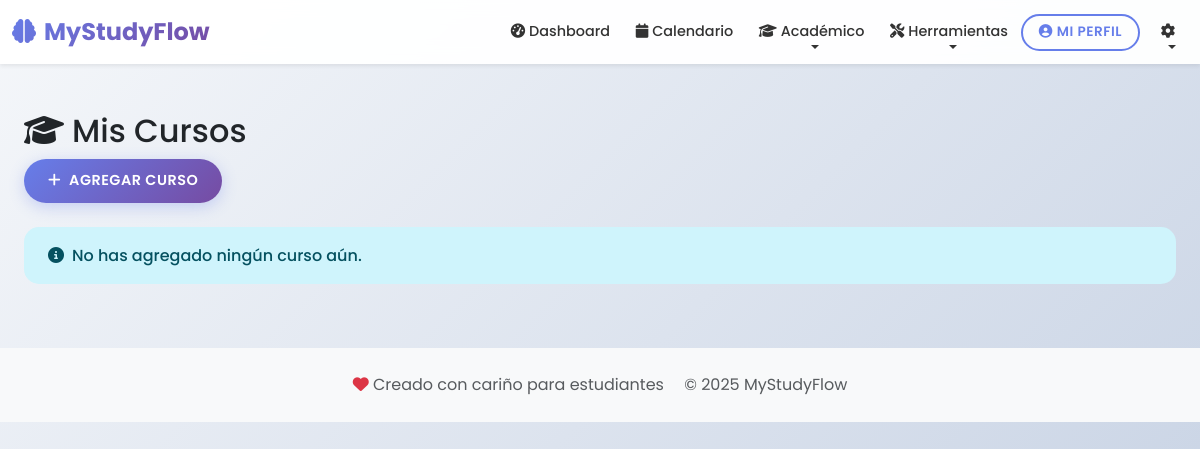
The app's page /cursos/ (signed in), older data.
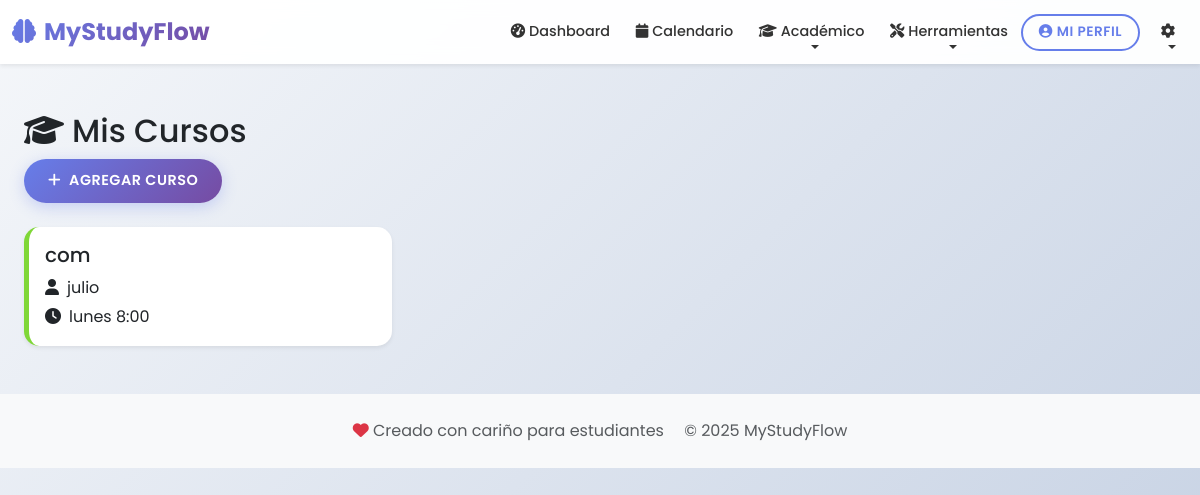
The same page, newer data.
### studyflow/models.py (models this page shows, shortened)
class Curso(models.Model):
    usuario = models.ForeignKey(User, on_delete=models.CASCADE)
    nombre = models.CharField(max_length=100)
    profesor = models.CharField(max_length=100, blank=True)
    horario = models.CharField(max_length=200, blank=True, help_text="Ejemplo: Lunes y Miércoles 10:00-12:00")
    color = models.CharField(max_length=20, default='#3788d8')

### studyflow/views.py (the view, shortened to what this page needs)
# urls.py: path('cursos/', views.lista_cursos, name='lista_cursos'),
@login_required
def lista_cursos(request):
    cursos = Curso.objects.filter(usuario=request.user)
    return render(request, 'studyflow/cursos.html', {'cursos': cursos})

### studyflow/templates/studyflow/cursos.html (shortened to what this page needs)
{% extends 'base.html' %}
{% block content %}
<div class="container">
    <div class="row mb-4">
        <div class="col">
            <h2>
                <i class="fas fa-graduation-cap me-2"></i>Mis Cursos
            </h2>
            <button class="btn btn-primary" data-bs-toggle="modal" data-bs-target="#nuevoCursoModal">
                <i class="fas fa-plus me-2"></i>Agregar Curso
            </button>
        </div>
    </div>
    <div class="row g-4">
        {% for curso in cursos %}
        <div class="col-md-4">
            <div class="card h-100 shadow-sm" style="border-left: 5px solid {{ curso.color }}">
                <div class="card-body">
                    <h5 class="card-title">{{ curso.nombre }}</h5>
                    {% if curso.profesor %}
                    <p class="mb-1">
                        <i class="fas fa-user me-2"></i>{{ curso.profesor }}
                    </p>
                    {% endif %}
                    {% if curso.horario %}
                    <p class="mb-0">
                        <i class="fas fa-clock me-2"></i>{{ curso.horario }}
                    </p>
                    {% endif %}
                </div>
            </div>
        </div>
        {% empty %}
        <div class="col">
            <div class="alert alert-info">
                <i class="fas fa-info-circle me-2"></i>No has agregado ningún curso aún.
            </div>
        </div>
        {% endfor %}
    </div>
</div>
{% endblock %}

Row changes from the older to the newer data that the page shows:
added Curso: nombre "com", profesor "julio", horario "lunes 8:00"
Text that changed along with them:
text no longer shown: "No has agregado ningún curso aún."
